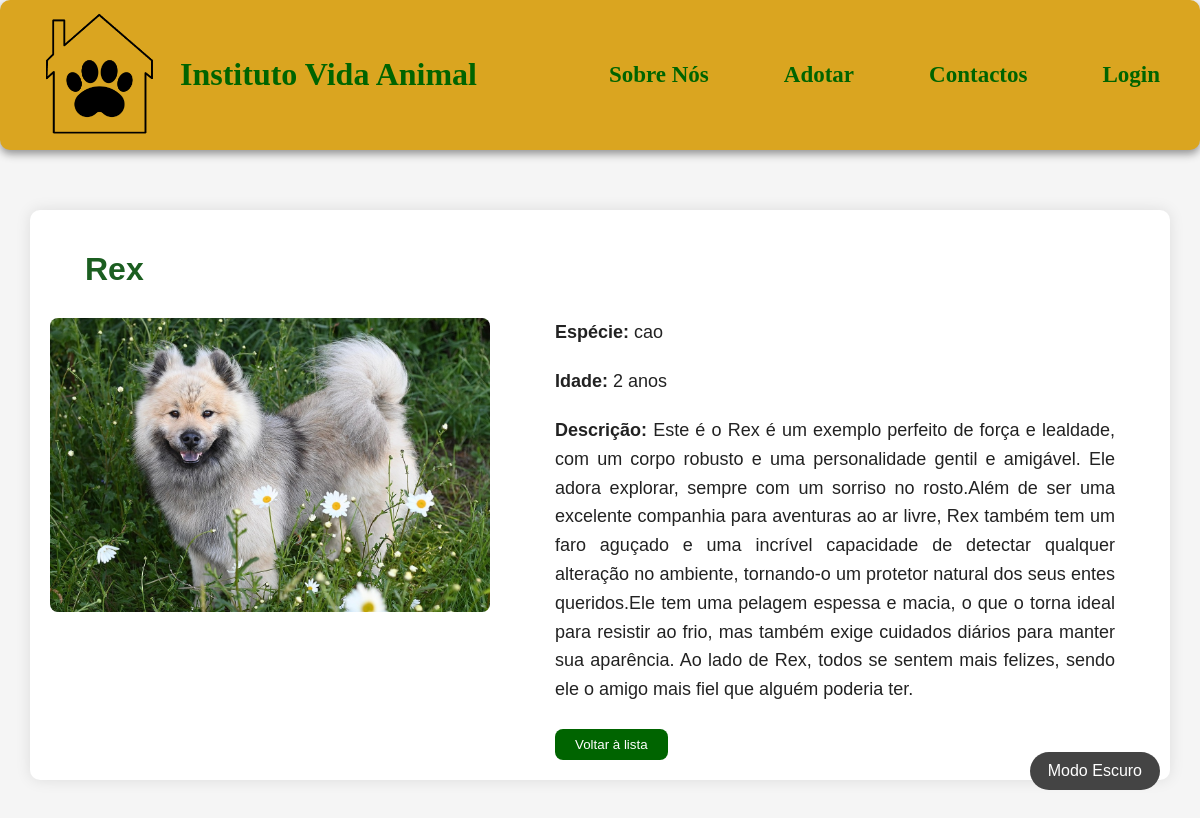
The page /animaisadc/1/ on the database its author committed.
### app_adocao/models.py (models this page shows, shortened)
class Animal(models.Model):
    ESPECIES = (
        ('gato', 'Gato'),
        ('cao', 'Cão'),
    )
    nome = models.CharField(max_length=15)
    idade = models.IntegerField()
    especie = models.CharField(choices=ESPECIES)
    descricao = models.CharField(max_length=500)
    imagem = models.ImageField(upload_to='imgAnimal/')
    padrinho = models.ForeignKey(
            User,
            on_delete=models.SET_NULL,
            null=True,
            blank=True,
            related_name='animais_apadrinhados'
        )

### app_adocao/views.py (the view)
# urls.py: path('animaisadc/<int:animal_id>/', views.animaisadc, name='animais_detalhe'),
def animaisadc(request, animal_id):
    animal = get_object_or_404(Animal, id=animal_id)
    return render(request, 'animais/animaisadc.html', {'animal': animal})

### app_adocao/templates/animais/animaisadc.html (shortened to what this page needs)
<!DOCTYPE html>
<html lang="pt">
    <head>
        {% load static %}
        <link rel="stylesheet" href="{% static 'css/style.css' %}">
        <link rel="stylesheet" href="{% static 'css/animais.css' %}">
        <link rel="stylesheet" href="{% static 'css/modoEscuro.css' %}">
    </head>
    <body>
        <header class="cabecalho">
            <div style="gap: 20px; display: flex; align-items: center;">
                <img src="{% static 'imagens/logo.png' %}" alt="Logo do Instituto Vida Animal" class="logo">
                <a class="home" style="font-size: 32px; font-family: cursive; font-weight: bolder;" href="/">Instituto Vida Animal</a>
            </div>
            <nav>
                <a style="font-size: 23px;" href="../../sobreNos">Sobre Nós</a>
                <a style="font-size: 23px;" href="../../adotar">Adotar</a>
                <a style="font-size: 23px;" href="../../contactos">Contactos</a>
                {% if user.is_authenticated %}
                    <span style="font-size: 20px; margin-right: 10px;">Olá, {{ user.username }}!</span>
                    <a style="font-size: 23px;" href="{% url 'logout' %}">Logout</a>
                {% else %}
                    <a style="font-size: 23px;" href="{% url 'sign_in' %}">Login</a>
                {% endif %}
            </nav>
        </header>
        <button id="darkModeToggle">Modo Escuro</button>
        <main>
            <h1>{{ animal.nome }}</h1>
            <div class="animal-detalhes">
                <img src="{{ animal.imagem.url }}" alt="Imagem de {{ animal.nome }}">
                <div class="animal-info">
                    <p><strong>Espécie:</strong> {{ animal.especie }}</p>
                    <p><strong>Idade:</strong> {{ animal.idade }} anos</p>
                    <p><strong>Descrição:</strong> {{ animal.descricao }}</p>
                    <div style="margin-top: 25px; margin-left: 35px;">
                        <a href="{% url 'adotar' %}"><button class="btn-voltar">Voltar à lista</button></a>
                    </div>
                </div>
            </div>
        </main>
    </body>
</html>

### app_adocao/static/css/style.css (style rules this page uses)
body { font-family: Arial, sans-serif; background-color: whitesmoke; margin: 0; color: #222; padding-top: 160px; }
h1 { margin-left: 35px; font-family: 'Trebuchet MS', sans-serif; color: #1b5e20; }
p { text-align: justify; margin: 0 35px 20px 35px; font-size: large; line-height: 1.6; }
.cabecalho { display: flex; align-items: center; justify-content: space-between; padding: 0 40px; background-color: #daa520; border-radius: 10px; box-shadow: 0 4px 8px rgba(0, 0, 0, 0.404); height: 150px; position: fixed; top: 0; left: 0; right: 0; z-index: 1000; }
.logo { width: 120px; height: auto; }
.home { font-size: 32px; font-family: cursive; font-weight: bolder; color: darkgreen; text-decoration: none; }
nav { font-family: cursive; display: flex; gap: 75px; align-items: center; font-weight: bolder; }
nav a, nav span { font-size: 23px; }
a:link:not(.sign_up), a:visited:not(.sign_up) { color: darkgreen; text-decoration: none; }
button { background-color: darkgreen; color: white; padding: 8px 20px; border-radius: 8px; border: none; cursor: pointer; transition: 0.3s; }
main { max-width: 1100px; margin: 50px auto; padding: 20px; background-color: white; border-radius: 10px; box-shadow: 0 0 15px rgba(0,0,0,0.1); }

### app_adocao/static/css/animais.css (style rules this page uses)
.animal-detalhes { display: flex; gap: 30px; align-items: flex-start; margin-top: 30px; }
.animal-detalhes img { max-width: 40%; height: auto; border-radius: 8px; object-fit: cover; }
.animal-info { flex: 1; }

### app_adocao/static/css/modoEscuro.css (style rules this page uses)
#darkModeToggle { cursor: pointer; font-size: 16px; padding: 10px 18px; border: none; border-radius: 50px; background-color: #444; color: white; transition: background-color 0.3s, transform 0.2s; margin: 20px; position: fixed; bottom: 20px; right: 20px; z-index: 1000; }

### rows shown on the page
Animal: nome "Rex", imagem (picture), especie "cao", idade "2", descricao "Este é o Rex é um exemplo perfeito de força e lealdade, com um corpo robusto e uma personalidade gentil e amigável. Ele adora explorar, sempre com um sorriso no rosto.Além de ser uma excelente companhia para aventuras ao ar livre, Rex também tem um faro aguçado e uma incrível capacidade de detectar qualquer alteração no ambiente, tornando-o um protetor natural dos seus entes queridos.Ele tem uma pelagem espessa e macia, o que o torna ideal para resistir ao frio, mas também exige cuidados diários para manter sua aparência. Ao lado de Rex, todos se sentem mais felizes, sendo ele o amigo mais fiel que alguém poderia ter."
